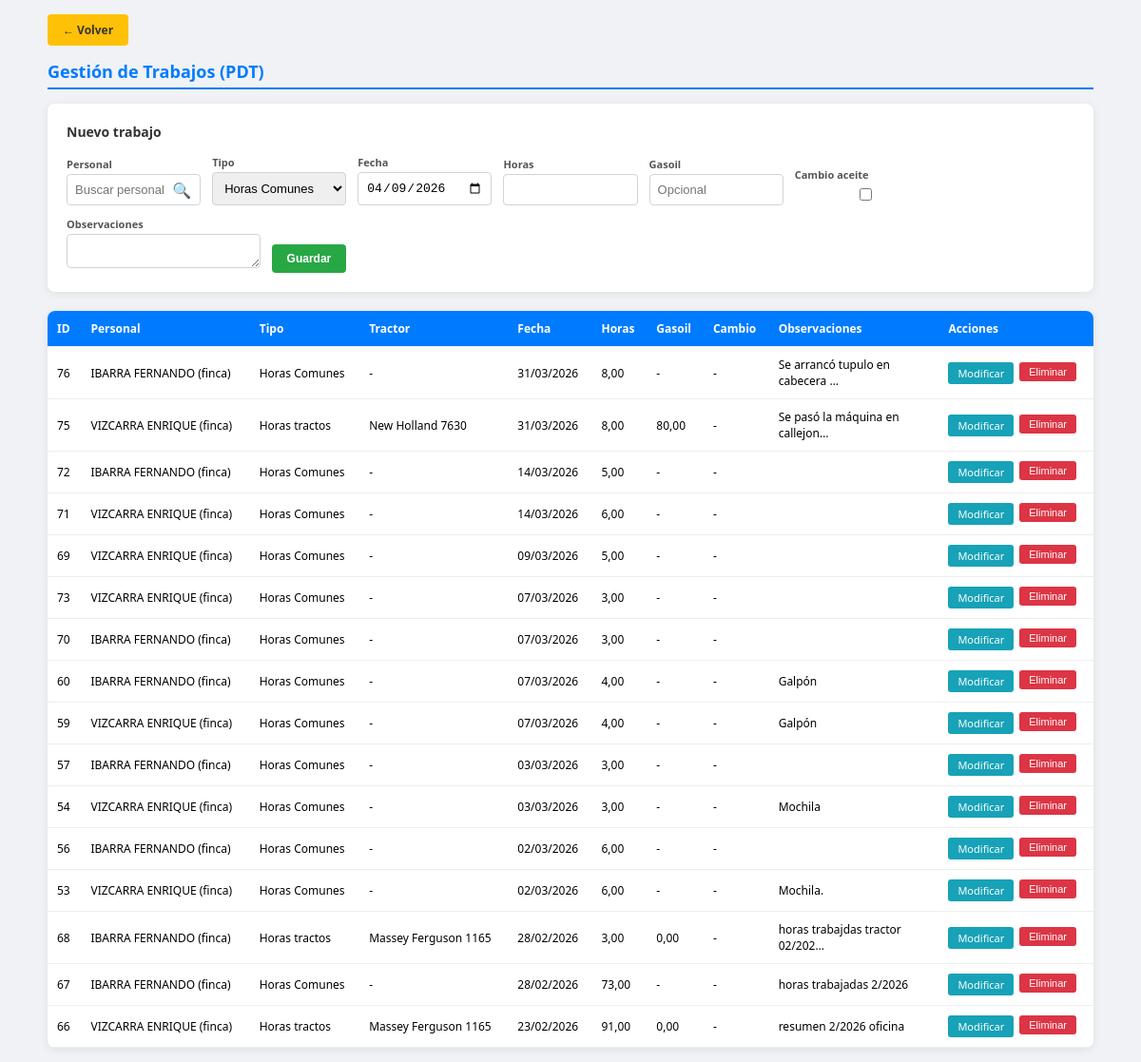
The app's page /gestion_trabajos.php (signed in), older data.
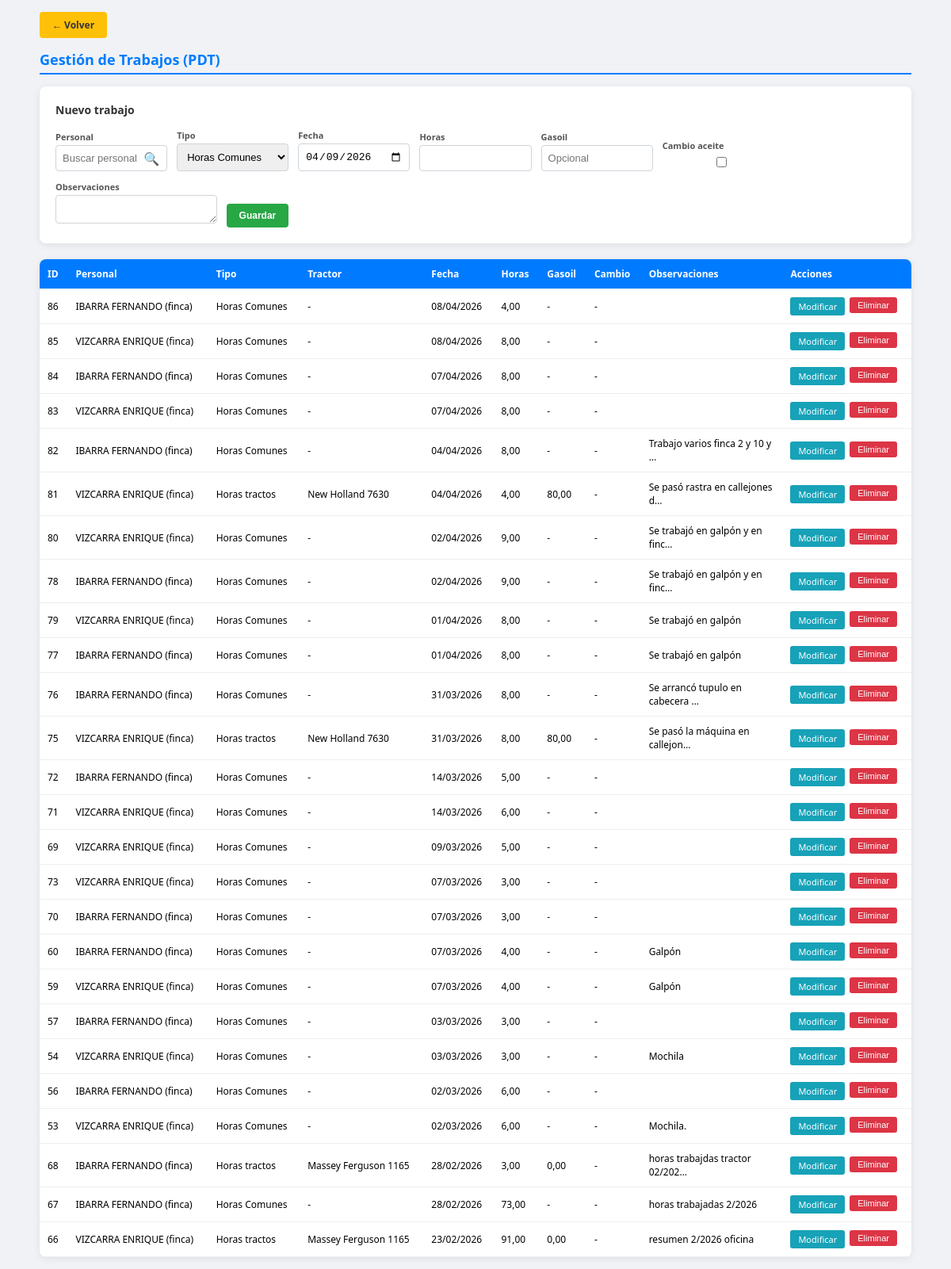
The same page, newer data.
### tables this page shows
CREATE TABLE `pdt` (
  `id` int(11) NOT NULL AUTO_INCREMENT,
  `usuario_id` int(11) NOT NULL,
  `tipo_horas` enum('Horas tractos','Horas Comunes') NOT NULL DEFAULT 'Horas Comunes',
  `tractor` varchar(100) DEFAULT NULL,
  `fecha` date NOT NULL,
  `horas` decimal(5,2) DEFAULT 0.00,
  `cant_gasoil` decimal(6,2) DEFAULT NULL,
  `cambio_aceite` tinyint(1) DEFAULT 0,
  `en_cc` tinyint(1) DEFAULT 0,
  `observaciones` text DEFAULT NULL,
  `fecha_creacion` timestamp NOT NULL DEFAULT current_timestamp(),
  `fecha_modificacion` timestamp NOT NULL DEFAULT current_timestamp() ON UPDATE current_timestamp(),
  `finca` varchar(200) DEFAULT NULL,
  PRIMARY KEY (`id`),
  KEY `idx_usuario` (`usuario_id`),
  KEY `idx_fecha` (`fecha`),
  CONSTRAINT `pdt_ibfk_1` FOREIGN KEY (`usuario_id`) REFERENCES `usuarios` (`id`) ON DELETE CASCADE
);

CREATE TABLE `usuarios` (
  `id` int(11) NOT NULL AUTO_INCREMENT,
  `acceso_creador_id` int(11) DEFAULT NULL COMMENT 'NULL=principal',
  `apellido` varchar(150) NOT NULL,
  `dni` varchar(20) NOT NULL,
  `cuit` varchar(25) DEFAULT NULL,
  `domicilio` varchar(200) DEFAULT NULL,
  `email` varchar(100) DEFAULT NULL,
  `celular` varchar(20) DEFAULT NULL,
  `consorcio` varchar(100) DEFAULT NULL,
  PRIMARY KEY (`id`),
  KEY `idx_acceso_creador` (`acceso_creador_id`)
);

### gestion_trabajos.php (the view, shortened to what this page needs)
<?php
include 'db.php';
$editar = null;
$nombre_editar = '';
$valores_default = null;
$lista = [];
$res_lista = mysqli_query($conexion, "SELECT p.*, u.apellido AS usuario_nombre FROM pdt p
    INNER JOIN usuarios u ON u.id = p.usuario_id
    ORDER BY p.fecha DESC, p.id DESC LIMIT 500");
if ($res_lista) {
    while ($r = mysqli_fetch_assoc($res_lista)) {
        $lista[] = $r;
    }
}
?>
<!DOCTYPE html>
<html lang="es">
<head>
</head>
<body>
<div class="contenedor">
    <a href="index.php" class="volver">← Volver</a>
    <h1>Gestión de Trabajos (PDT)</h1>
    <div class="form-caja">
        <h2><?= $editar ? 'Modificar trabajo' : 'Nuevo trabajo' ?></h2>
        <form method="POST">
            <?php
            $v = $editar ?: ($valores_default ?: []);
            $pers_nombre = $editar ? ($nombre_editar ?? '') : ($valores_default['usuario_nombre'] ?? '');
            $tipo_sel = $v['tipo_horas'] ?? 'Horas Comunes';
            ?>
            <div class="grid-form">
                <div>
                    <label>Personal</label>
                    <div class="buscador-personal">
                        <input type="text" id="buscadorPersonal" placeholder="Buscar personal..." autocomplete="off" value="<?= htmlspecialchars($pers_nombre) ?>">
                        <span class="ico-lupa" aria-hidden="true">🔍</span>
                    </div>
                </div>
                <div>
                    <label>Tipo</label>
                    <select name="tipo_horas" id="campoTipo">
                        <option value="Horas Comunes" <?= $tipo_sel === 'Horas Comunes' ? 'selected' : '' ?>>Horas Comunes</option>
                    </select>
                </div>
                <div>
                    <label>Fecha</label>
                    <input type="date" name="fecha" id="campoFecha" value="<?= htmlspecialchars($editar['fecha'] ?? date('Y-m-d')) ?>" required>
                </div>
                <div>
                    <label>Horas</label>
                    <input type="number" name="horas" id="campoHoras" step="0.01" min="0" value="<?= $editar ? (float)($editar['horas'] ?? 0) : '' ?>" required>
                </div>
                <div>
                    <label>Gasoil</label>
                    <input type="number" name="cant_gasoil" id="campoGasoil" step="0.01" min="0" value="<?= isset($editar['cant_gasoil']) && $editar['cant_gasoil'] !== null ? $editar['cant_gasoil'] : '' ?>" placeholder="Opcional">
                </div>
                <div>
                    <label>Cambio aceite</label>
                    <input type="checkbox" name="cambio_aceite" id="campoCambio" value="1" <?= ($editar && isset($editar['cambio_aceite']) && $editar['cambio_aceite'] == 1) ? 'checked' : '' ?>>
                </div>
                <div style="grid-column: span 2; display: flex; gap: 12px; align-items: flex-end;">
                    <div style="flex: 1;">
                        <label>Observaciones</label>
                        <textarea name="observaciones" id="campoObservaciones" rows="1" onkeydown="if(event.key==='Enter'&&!event.shiftKey){event.preventDefault();var g=document.getElementById('btnGuardar');if(g)g.focus();}"><?= htmlspecialchars($editar['observaciones'] ?? '') ?></textarea>
                    </div>
                    <div>
                        <label>&nbsp;</label>
                        <button type="submit" name="guardar" id="btnGuardar" class="btn btn-guardar"><?= $editar ? 'Modificar' : 'Guardar' ?></button>
                    </div>
                </div>
            </div>
        </form>
    </div>
    <div class="grid-tabla">
        <table>
            <thead>
                <tr>
                    <th>ID</th>
                    <th>Personal</th>
                    <th>Tipo</th>
                    <th>Tractor</th>
                    <th>Fecha</th>
                    <th>Horas</th>
                    <th>Gasoil</th>
                    <th>Cambio</th>
                    <th>Observaciones</th>
                    <th>Acciones</th>
                </tr>
            </thead>
            <tbody>
                <?php if (empty($lista)): ?>
                <tr><td colspan="10" style="padding: 30px; text-align: center; color: #999;">No hay trabajos cargados</td></tr>
                <?php else: ?>
                <?php foreach ($lista as $p): ?>
                <tr>
                    <td><?= (int)$p['id'] ?></td>
                    <td><?= htmlspecialchars($p['usuario_nombre'] ?? '') ?></td>
                    <td><?= htmlspecialchars($p['tipo_horas'] ?? '-') ?></td>
                    <td><?= htmlspecialchars($p['tractor'] ?? '-') ?></td>
                    <td><?= date('d/m/Y', strtotime($p['fecha'])) ?></td>
                    <td><?= number_format((float)($p['horas'] ?? 0), 2, ',', '.') ?></td>
                    <td><?= isset($p['cant_gasoil']) && $p['cant_gasoil'] !== null ? number_format((float)$p['cant_gasoil'], 2, ',', '.') : '-' ?></td>
                    <td><?= (isset($p['cambio_aceite']) && $p['cambio_aceite'] == 1) ? '✓' : '-' ?></td>
                    <td style="max-width: 150px; overflow: hidden; text-overflow: ellipsis;"><?= htmlspecialchars(mb_substr($p['observaciones'] ?? '', 0, 30)) ?><?= mb_strlen($p['observaciones'] ?? '') > 30 ? '…' : '' ?></td>
                    <td>
                        <div class="acciones">
                            <a href="gestion_trabajos.php?editar=<?= (int)$p['id'] ?>" class="btn-mod">Modificar</a>
                            <form method="POST" style="display:inline;" onsubmit="return confirm('¿Eliminar este trabajo?');">
                                <button type="submit" name="eliminar" class="btn-del">Eliminar</button>
                            </form>
                        </div>
                    </td>
                </tr>
                <?php endforeach; ?>
                <?php endif; ?>
            </tbody>
        </table>
    </div>
</div>
</body>
</html>

### gestion_trabajos.php (style rules this page uses)
body { font-family: 'Segoe UI', sans-serif; background: #f0f2f5; padding: 15px; margin: 0; }
.contenedor { max-width: 1100px; margin: 0 auto; }
h1 { color: #007bff; font-size: 18px; margin: 0 0 15px 0; border-bottom: 2px solid #007bff; padding-bottom: 5px; }
.form-caja { background: white; padding: 20px; border-radius: 8px; box-shadow: 0 2px 10px rgba(0,0,0,0.08); margin-bottom: 20px; }
.form-caja h2 { font-size: 14px; color: #333; margin: 0 0 15px 0; }
.grid-form { display: grid; grid-template-columns: repeat(auto-fill, minmax(140px, 1fr)); gap: 12px; align-items: end; }
label { display: block; font-size: 11px; font-weight: bold; margin-bottom: 3px; color: #555; }
input, select, textarea { width: 100%; padding: 8px; border: 1px solid #ced4da; border-radius: 4px; font-size: 13px; box-sizing: border-box; }
textarea { min-height: 36px; resize: vertical; }
.btn { padding: 8px 16px; border: none; border-radius: 4px; cursor: pointer; font-weight: bold; font-size: 12px; }
.btn-guardar { background: #28a745; color: white; }
.grid-tabla { overflow-x: auto; background: white; border-radius: 8px; box-shadow: 0 2px 10px rgba(0,0,0,0.08); }
table { width: 100%; border-collapse: collapse; font-size: 12px; }
th, td { padding: 10px; text-align: left; border-bottom: 1px solid #eee; }
th { background: #007bff; color: white; font-weight: bold; }
.btn-mod { background: #17a2b8; color: white; padding: 4px 10px; font-size: 11px; border-radius: 3px; text-decoration: none; }
.btn-del { background: #dc3545; color: white; padding: 4px 10px; font-size: 11px; border: none; border-radius: 3px; cursor: pointer; }
.acciones { display: flex; gap: 6px; }
.volver { display: inline-block; margin-bottom: 15px; padding: 8px 16px; text-decoration: none; background: #ffc107; color: #333; font-size: 12px; font-weight: bold; border-radius: 4px; }
.buscador-personal { position: relative; }
.buscador-personal input[type="text"] { padding-right: 36px; }
.buscador-personal .ico-lupa { position: absolute; right: 10px; top: 50%; transform: translateY(-50%); pointer-events: none; color: #6c757d; font-size: 1rem; }

Row changes from the older to the newer data that the page shows:
added pdt: id "86", usuario.apellido "IBARRA FERNANDO (finca)", tipo_horas "Horas Comunes", tractor "-", fecha "08/04/2026", horas "4,00"
added pdt: id "85", usuario.apellido "VIZCARRA ENRIQUE (finca)", tipo_horas "Horas Comunes", tractor "-", fecha "08/04/2026", horas "8,00"
added pdt: id "84", usuario.apellido "IBARRA FERNANDO (finca)", tipo_horas "Horas Comunes", tractor "-", fecha "07/04/2026", horas "8,00"
added pdt: id "83", usuario.apellido "VIZCARRA ENRIQUE (finca)", tipo_horas "Horas Comunes", tractor "-", fecha "07/04/2026", horas "8,00"
added pdt: id "82", usuario.apellido "IBARRA FERNANDO (finca)", tipo_horas "Horas Comunes", tractor "-", fecha "04/04/2026", horas "8,00", observaciones "Trabajo varios finca 2 y 10 y"
added pdt: id "81", usuario.apellido "VIZCARRA ENRIQUE (finca)", tipo_horas "Horas tractos", tractor "New Holland 7630", fecha "04/04/2026", horas "4,00", cant_gasoil "80,00", observaciones "Se pasó rastra en callejones d"
added pdt: id "80", usuario.apellido "VIZCARRA ENRIQUE (finca)", tipo_horas "Horas Comunes", tractor "-", fecha "02/04/2026", horas "9,00", observaciones "Se trabajó en galpón y en finc"
added pdt: id "78", usuario.apellido "IBARRA FERNANDO (finca)", tipo_horas "Horas Comunes", tractor "-", fecha "02/04/2026", horas "9,00", observaciones "Se trabajó en galpón y en finc"
added pdt: id "79", usuario.apellido "VIZCARRA ENRIQUE (finca)", tipo_horas "Horas Comunes", tractor "-", fecha "01/04/2026", horas "8,00", observaciones "Se trabajó en galpón"
added pdt: id "77", usuario.apellido "IBARRA FERNANDO (finca)", tipo_horas "Horas Comunes", tractor "-", fecha "01/04/2026", horas "8,00", observaciones "Se trabajó en galpón"
